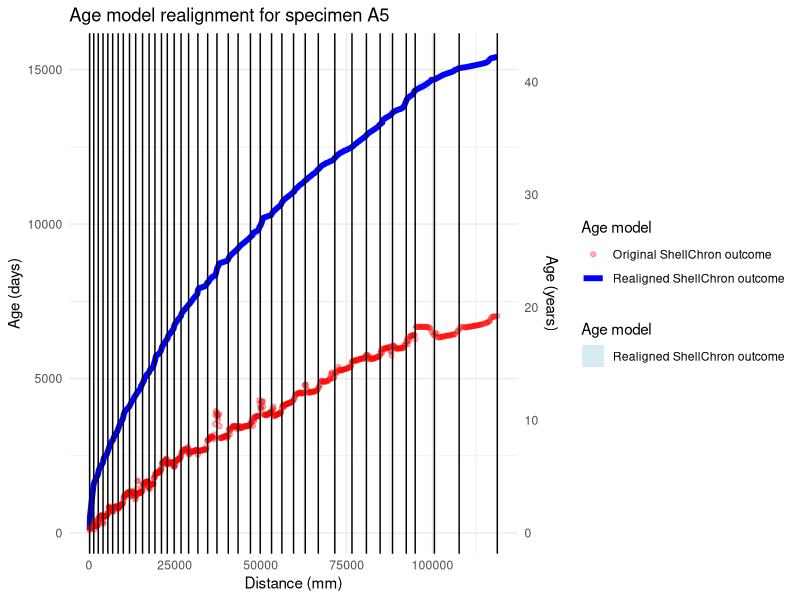
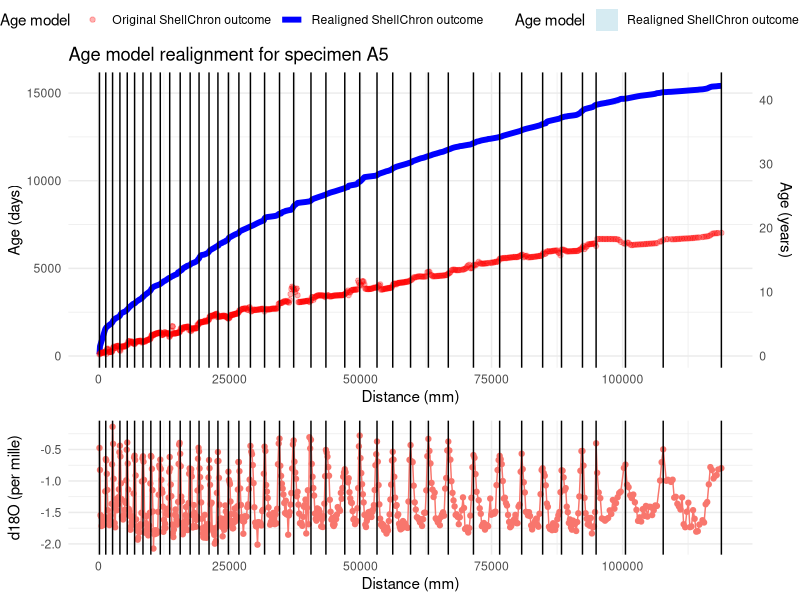
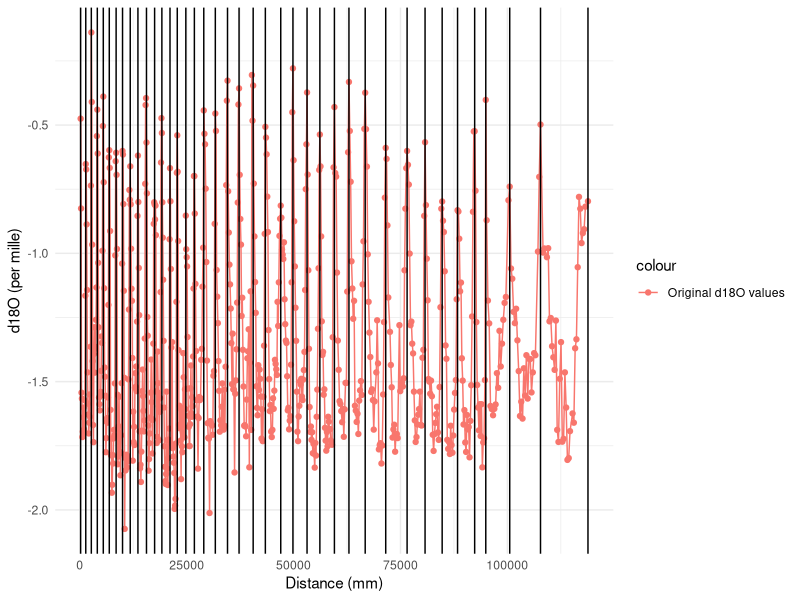

These figures' R source, in order:
# Script to post process ShellChron results and avoid negative time jumps and missed years due to low growth rate estimates
# by Niels J. de Winter
# Project "Pseudo_tridacna_ShellChron_Han_Tao.Rproj"
# Specimen A5

require(tidyverse)
require(ggpubr)

# Load data
dat <- read.csv("A5/A5.csv") # Original d18O data with year markers
age_model_results <- read.csv("A5/Age_model_results.csv") # Results in terms of age (DOY)
Growth_rate_results <- read.csv("A5/Growth_rate_results.csv") # Results in terms of growth rate (um/day)

# Combine relevant data into one dataframe and replace NAs with 0
merged_dat <- select(dat, D, d18Oc, YEARMARKER) |>
mutate(
    mean.day = replace(age_model_results$mean.day, is.na(age_model_results$mean.day), 0),
    se.day = replace(age_model_results$se.day, is.na(age_model_results$se.day), 0),
    mean.GR = replace(Growth_rate_results$mean.GR, is.na(Growth_rate_results$mean.GR), 0) / 1000,
    se.GR = replace(Growth_rate_results$se.GR, is.na(Growth_rate_results$se.GR), 0) / 1000,
    year = cumsum(dat$YEARMARKER) # Add year labels
)

# Construct new age-distance model using relative growth rate per datapoint
Days_tot <- 365 # Assume no growth stops (365 days per year recorded, the growth slowdowns are covered by the increments with slow growth rate < 1 um/day)

# Simulate 3000 iterations of time-distance model sampling growth rates and man ages from normal uncertainty distribution.
N = 3000

# Create matrix to store all simulated age models
simulated_age_models <- matrix(NA, nrow = nrow(merged_dat), ncol = N)

for(i in 1:N){
    print(paste0("Simulating age model iteration ", i, " of ", N)) # Progress indicator
    # Loop through growth years
    for(year in 1:(max(merged_dat$year) - 1)){
        # Find distance steps
        D_diff <- diff(
            merged_dat$D[
                which(merged_dat$YEARMARKER == 1 & merged_dat$year == year) :
                which(merged_dat$YEARMARKER == 1 & merged_dat$year == year + 1)
            ]
        )
        # Sample growth rates from normal distribution, but prevent negative growth rates
        GR_sampled <- rnorm(
            n = length(D_diff),
            mean = merged_dat$mean.GR[which(merged_dat$year == year)],
            sd = merged_dat$se.GR[which(merged_dat$year == year)]
        )
        GR_sampled[which(GR_sampled < 0)] <- 0
        GR_sampled[which((GR_sampled < 0.001) & (GR_sampled > 0))] <- 0.001 # Cap minimum non-zero growth rate to prevent very small GR numbers (and very large numbers of days) for intervals with very limited growth
        first_sample_time <- rnorm( # Sample first time point from normal distribution
            n = 1,
            mean = merged_dat$mean.day[1],
            sd = merged_dat$se.day[1]
        )
        Times <- D_diff / GR_sampled # Calculate time steps
        Times[which(Times == Inf)] <- 0 # Handle growth stops
        if(year == 1){
            Times_days <- first_sample_time + Times * Days_tot / (sum(Times) + first_sample_time) # Convert time steps to total number of days, add the first sampled time point for the first year
            Times_days_cum <- cumsum(Times_days) # Find cumulative time steps
            simulated_age_models[which(merged_dat$year == year), i] <- Times_days_cum
        } else {
            Times_days <- Times * Days_tot / sum(Times) # Convert time steps to total number of days
            Times_days_cum <- cumsum(Times_days) # Find cumulative time steps
            simulated_age_models[which(merged_dat$year == year), i] <- Times_days_cum + simulated_age_models[which(merged_dat$YEARMARKER == 1 & merged_dat$year == year) - 1, i] # Add cumulative time steps to last time point of previous year
        }
    }
    # Fill in last year
    last_year <- max(merged_dat$year) # Isolate last year
    Times_last <- diff( # Find steps in time domain for last year
        merged_dat$mean.day[
            (which(merged_dat$YEARMARKER == 1 & merged_dat$year == last_year) - 1) :
            nrow(merged_dat)
        ]
    )
    simulated_age_models[which(merged_dat$year == last_year), i] <-
        simulated_age_models[which(merged_dat$YEARMARKER == 1 & merged_dat$year == last_year) - 1, i] +
        cumsum(Times_last) # Add time values for last year based on original time steps
    # Fill in potential year 0
    if(merged_dat$year[1] == 0){
        Times_year0 <- diff( # Find steps in time domain for year 0
            merged_dat$mean.day[
                1 : which(merged_dat$YEARMARKER == 1 & merged_dat$year == 1)
            ]
        )
        simulated_age_models[which(merged_dat$year == 0), i] <-
            simulated_age_models[which(merged_dat$YEARMARKER == 1 & merged_dat$year == 1), i] -
            cumsum(Times_year0) # Subtract time values for year 0 based on original time steps
    }
}

# Calculate median and 95% confidence intervals of simulated age models
merged_dat$day_new <- apply(simulated_age_models, 1, mean)
merged_dat$day_new_lower <- apply(simulated_age_models, 1, quantile, probs = 0.025)
merged_dat$day_new_upper <- apply(simulated_age_models, 1, quantile, probs = 0.975)

# Export results
write.csv(merged_dat, "A5/Realigned_age_model_results_MC.csv", row.names = FALSE)
write.csv(simulated_age_models, "A5/Realigned_age_model_simulations.csv", row.names = FALSE)

# Plot resulting distance-time relationship
Age_model_plot <- ggplot(merged_dat) +
geom_ribbon( # Plot uncertainty ribbon
    aes(
        x = D,
        ymin = day_new_lower,
        ymax = day_new_upper,
        fill = "Realigned ShellChron outcome"
    ),
    alpha = 0.5
) +
geom_line( # Plot realigned results
    aes(
        x = D,
        y = day_new,
        color = "Realigned ShellChron outcome"
    ),
    linewidth = 2
) +
geom_point( # Plot old results
    aes(
        x = D,
        y = mean.day,
        color = "Original ShellChron outcome"
    ),
    alpha = 0.3
) +
geom_vline( # Plot position of year markers
    xintercept = merged_dat$D[which(merged_dat$YEARMARKER == 1)]
) +
scale_x_continuous("Distance (mm)") +
scale_y_continuous(
    "Age (days)",
    sec.axis = sec_axis(
        trans = ~. / 365,
        name = "Age (years)"
    )
) +
scale_color_manual(
    name = "Age model",
    values = c(
        "Realigned ShellChron outcome" = "blue",
        "Original ShellChron outcome" = "red"
    )
) +
scale_fill_manual(
    name = "Age model",
    values = c(
        "Realigned ShellChron outcome" = "lightblue"
    )
) +
ggtitle("Age model realignment for specimen A5") +
theme_minimal()

# Add original isotope plot
d18O_plot <- ggplot(merged_dat) +
geom_point( # Plot old results
    aes(
        x = D,
        y = d18Oc,
        color = "Original d18O values"
    )
) +
geom_line( # Plot old results
    aes(
        x = D,
        y = d18Oc,
        color = "Original d18O values"
    )
) +
geom_vline( # Plot position of year markers
    xintercept = merged_dat$D[which(merged_dat$YEARMARKER == 1)]
) +
scale_x_continuous("Distance (mm)") +
scale_y_continuous("d18O (per mille)") +
theme_minimal()

# Combine plots
Age_model_update_combined <- ggarrange(
    Age_model_plot,
    d18O_plot,
    common.legend = TRUE,
    ncol = 1,
    heights = c(2, 1),
    align = "v"
)
